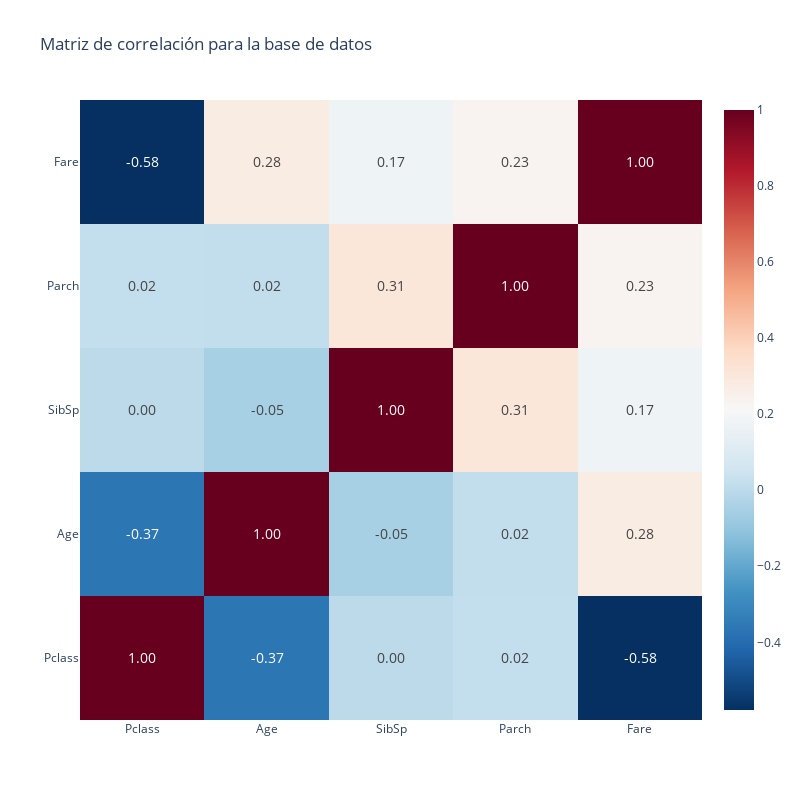

The code cell stored with this chart in its notebook:
### Markdown cell above
#### ANÁLISIS DE CORRELACIÓN CON DATOS DE TEST

### Code cell
# Matriz de correlación con datos de test 
corr_data = numeric_data.corr()

fig = go.Figure()
fig.add_trace(
    go.Heatmap(
        z=corr_data,
        x=numeric_columns,
        y=numeric_columns,
        text=corr_data.values,
        texttemplate="%{text:.2f}",
        colorscale="RdBu_r",
        textfont=dict(size=14)
    )
)
fig.update_layout(
    title_text="Matriz de correlación para la base de datos",
    width = 800,
    height = 800
)
fig.show()

### Figure 1 — Plotly figure (JSON) as saved in the notebook; plotly's stock layout.template omitted (floating-point values rounded to 4 significant figures)
{"data": [{"colorscale": [[0, "rgb(5,48,97)"], [0.1, "rgb(33,102,172)"], [0.2, "rgb(67,147,195)"], [0.3, "rgb(146,197,222)"], [0.4, "rgb(209,229,240)"], [0.5, "rgb(247,247,247)"], [0.6, "rgb(253,219,199)"], [0.7, "rgb(244,165,130)"], [0.8, "rgb(214,96,77)"], [0.9, "rgb(178,24,43)"], [1, "rgb(103,0,31)"]], "text": [[1.0, -0.3656, 0.001087, 0.01872, -0.5781], [-0.3656, 1.0, -0.05091, 0.01531, 0.2753], [0.001087, -0.05091, 1.0, 0.3069, 0.1725], [0.01872, 0.01531, 0.3069, 1.0, 0.2307], [-0.5781, 0.2753, 0.1725, 0.2307, 1.0]], "textfont": {"size": 14}, "texttemplate": "%{text:.2f}", "type": "heatmap", "x": ["Pclass", "Age", "SibSp", "Parch", "Fare"], "y": ["Pclass", "Age", "SibSp", "Parch", "Fare"], "z": [[1.0, -0.3656, 0.001087, 0.01872, -0.5781], [-0.3656, 1.0, -0.05091, 0.01531, 0.2753], [0.001087, -0.05091, 1.0, 0.3069, 0.1725], [0.01872, 0.01531, 0.3069, 1.0, 0.2307], [-0.5781, 0.2753, 0.1725, 0.2307, 1.0]]}], "layout": {"height": 800, "title": {"text": "Matriz de correlación para la base de datos"}, "width": 800}}
